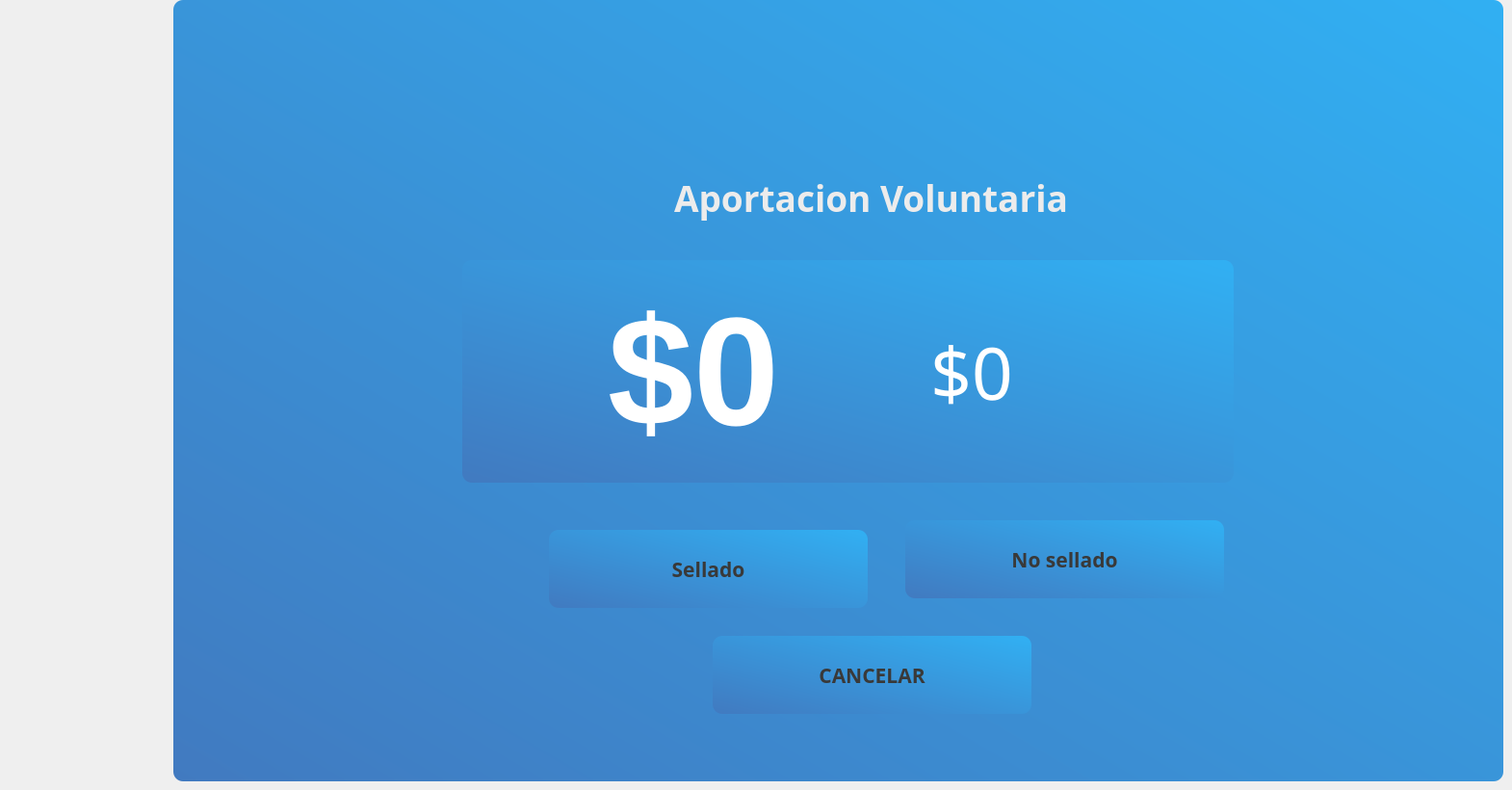
   <widget class="QWidget" name="page_16">
    <widget class="QGroupBox" name="gcobrar_6">
     <property name="geometry">
      <rect>
       <x>180</x>
       <y>0</y>
       <width>1381</width>
       <height>811</height>
      </rect>
     </property>
     <property name="styleSheet">
      <string notr="true">background-color: rgb(128, 128, 128);
background-color:qlineargradient(spread:pad, x1:1, y1:0, x2:0, y2:1, stop:0 rgba(49, 176, 243, 255), stop:1 rgba(65, 122, 192, 255));
border-radius:10%;</string>
     </property>
     <property name="title">
      <string/>
     </property>
     <widget class="QLabel" name="label_104">
      <property name="geometry">
       <rect>
        <x>-29</x>
        <y>-40</y>
        <width>251</width>
        <height>21</height>
       </rect>
      </property>
      <property name="font">
       <font>
        <family>Sans Serif</family>
        <pointsize>16</pointsize>
        <weight>75</weight>
        <italic>false</italic>
        <bold>true</bold>
       </font>
      </property>
      <property name="styleSheet">
       <string notr="true">background-color:transparent;
color:rgb(101, 179, 0)</string>
      </property>
      <property name="text">
       <string/>
      </property>
     </widget>
     <widget class="QWidget" name="layoutWidget_25">
      <property name="geometry">
       <rect>
        <x>300</x>
        <y>270</y>
        <width>801</width>
        <height>231</height>
       </rect>
      </property>
      <layout class="QGridLayout" name="gridLayout_16">
       <item row="0" column="1">
        <spacer name="horizontalSpacer_31">
         <property name="orientation">
          <enum>Qt::Horizontal</enum>
         </property>
         <property name="sizeHint" stdset="0">
          <size>
           <width>40</width>
           <height>20</height>
          </size>
         </property>
        </spacer>
       </item>
       <item row="0" column="5">
        <spacer name="horizontalSpacer_32">
         <property name="orientation">
          <enum>Qt::Horizontal</enum>
         </property>
         <property name="sizeHint" stdset="0">
          <size>
           <width>40</width>
           <height>20</height>
          </size>
         </property>
        </spacer>
       </item>
       <item row="0" column="2" colspan="2">
        <widget class="QLabel" name="valvol">
         <property name="sizePolicy">
          <sizepolicy hsizetype="MinimumExpanding" vsizetype="Preferred">
           <horstretch>0</horstretch>
           <verstretch>0</verstretch>
          </sizepolicy>
         </property>
         <property name="maximumSize">
          <size>
           <width>620</width>
           <height>16777212</height>
          </size>
         </property>
         <property name="font">
          <font>
           <family>Ubuntu</family>
           <pointsize>120</pointsize>
           <weight>75</weight>
           <italic>false</italic>
           <bold>true</bold>
          </font>
         </property>
         <property name="styleSheet">
          <string notr="true">background-color:transparent;
color:rgb(255, 255, 255);
border-radius:40%</string>
         </property>
         <property name="lineWidth">
          <number>3</number>
         </property>
         <property name="text">
          <string>$0</string>
         </property>
        </widget>
       </item>
       <item row="0" column="8">
        <widget class="QLabel" name="label_47">
         <property name="styleSheet">
          <string notr="true">background-color:transparent;</string>
         </property>
         <property name="text">
          <string/>
         </property>
        </widget>
       </item>
       <item row="0" column="6">
        <widget class="QLabel" name="lsegundoCosto">
         <property name="sizePolicy">
          <sizepolicy hsizetype="MinimumExpanding" vsizetype="Preferred">
           <horstretch>0</horstretch>
           <verstretch>0</verstretch>
          </sizepolicy>
         </property>
         <property name="maximumSize">
          <size>
           <width>620</width>
           <height>16777212</height>
          </size>
         </property>
         <property name="font">
          <font>
           <family>Sans</family>
           <pointsize>56</pointsize>
           <weight>50</weight>
           <italic>false</italic>
           <bold>false</bold>
          </font>
         </property>
         <property name="styleSheet">
          <string notr="true">background-color:transparent;
color:rgb(255, 255, 255);
border-radius:40%</string>
         </property>
         <property name="lineWidth">
          <number>3</number>
         </property>
         <property name="text">
          <string>$0</string>
         </property>
        </widget>
       </item>
       <item row="0" column="7">
        <spacer name="horizontalSpacer_33">
         <property name="orientation">
          <enum>Qt::Horizontal</enum>
         </property>
         <property name="sizeHint" stdset="0">
          <size>
           <width>40</width>
           <height>20</height>
          </size>
         </property>
        </spacer>
       </item>
      </layout>
     </widget>
     <widget class="QLabel" name="ltime_26">
      <property name="geometry">
       <rect>
        <x>520</x>
        <y>180</y>
        <width>451</width>
        <height>51</height>
       </rect>
      </property>
      <property name="font">
       <font>
        <family>Droid Sans</family>
        <pointsize>28</pointsize>
        <weight>75</weight>
        <italic>false</italic>
        <bold>true</bold>
       </font>
      </property>
      <property name="styleSheet">
       <string notr="true">background-color:transparent;
color:rgb(236, 236, 236);
</string>
      </property>
      <property name="text">
       <string>Aportacion Voluntaria</string>
      </property>
     </widget>
     <widget class="QPushButton" name="bconfirmaPropina">
      <property name="geometry">
       <rect>
        <x>390</x>
        <y>550</y>
        <width>331</width>
        <height>81</height>
       </rect>
      </property>
      <property name="font">
       <font>
        <family>Ubuntu Mono</family>
        <pointsize>16</pointsize>
        <weight>75</weight>
        <italic>false</italic>
        <bold>true</bold>
        <underline>false</underline>
       </font>
      </property>
      <property name="toolTip">
       <string>Ayuda</string>
      </property>
      <property name="toolTipDuration">
       <number>3</number>
      </property>
      <property name="whatsThis">
       <string extracomment="help"/>
      </property>
      <property name="styleSheet">
       <string notr="true">background-color: rgb(128, 128, 128);
background-color:rgb(220, 220, 220);
color:rgb(57, 57, 57);
background-color:qlineargradient(spread:pad, x1:1, y1:0, x2:0, y2:1, stop:0 rgba(49, 176, 243, 255), stop:1 rgba(65, 122, 192, 255));

border-radius:10%;</string>
      </property>
      <property name="text">
       <string>Sellado</string>
      </property>
      <property name="icon">
       <iconset>
        <normaloff>../iconos/tick.png</normaloff>../iconos/tick.png</iconset>
      </property>
      <property name="iconSize">
       <size>
        <width>40</width>
        <height>40</height>
       </size>
      </property>
     </widget>
     <widget class="QPushButton" name="bsinsello">
      <property name="geometry">
       <rect>
        <x>760</x>
        <y>540</y>
        <width>331</width>
        <height>81</height>
       </rect>
      </property>
      <property name="font">
       <font>
        <family>Ubuntu Mono</family>
        <pointsize>16</pointsize>
        <weight>75</weight>
        <italic>false</italic>
        <bold>true</bold>
        <underline>false</underline>
       </font>
      </property>
      <property name="toolTip">
       <string>Ayuda</string>
      </property>
      <property name="toolTipDuration">
       <number>3</number>
      </property>
      <property name="whatsThis">
       <string extracomment="help"/>
      </property>
      <property name="styleSheet">
       <string notr="true">background-color: rgb(128, 128, 128);
background-color:rgb(220, 220, 220);
color:rgb(57, 57, 57);
background-color:qlineargradient(spread:pad, x1:1, y1:0, x2:0, y2:1, stop:0 rgba(49, 176, 243, 255), stop:1 rgba(65, 122, 192, 255));

border-radius:10%;</string>
      </property>
      <property name="text">
       <string>No sellado</string>
      </property>
      <property name="icon">
       <iconset>
        <normaloff>../iconos/tick.png</normaloff>../iconos/tick.png</iconset>
      </property>
      <property name="iconSize">
       <size>
        <width>40</width>
        <height>40</height>
       </size>
      </property>
     </widget>
     <widget class="QPushButton" name="bcancelar_8">
      <property name="geometry">
       <rect>
        <x>560</x>
        <y>660</y>
        <width>331</width>
        <height>81</height>
       </rect>
      </property>
      <property name="font">
       <font>
        <family>Ubuntu Mono</family>
        <pointsize>16</pointsize>
        <weight>75</weight>
        <italic>false</italic>
        <bold>true</bold>
        <underline>false</underline>
       </font>
      </property>
      <property name="toolTip">
       <string>Ayuda</string>
      </property>
      <property name="toolTipDuration">
       <number>3</number>
      </property>
      <property name="whatsThis">
       <string extracomment="help"/>
      </property>
      <property name="styleSheet">
       <string notr="true">background-color: rgb(128, 128, 128);
background-color:rgb(220, 220, 220);
color:rgb(57, 57, 57);
background-color:qlineargradient(spread:pad, x1:1, y1:0, x2:0, y2:1, stop:0 rgba(49, 176, 243, 255), stop:1 rgba(65, 122, 192, 255));

border-radius:10%;</string>
      </property>
      <property name="text">
       <string>CANCELAR</string>
      </property>
      <property name="icon">
       <iconset>
        <normaloff>../iconos/cancel.png</normaloff>../iconos/cancel.png</iconset>
      </property>
      <property name="iconSize">
       <size>
        <width>40</width>
        <height>40</height>
       </size>
      </property>
     </widget>
    </widget>
   </widget>
